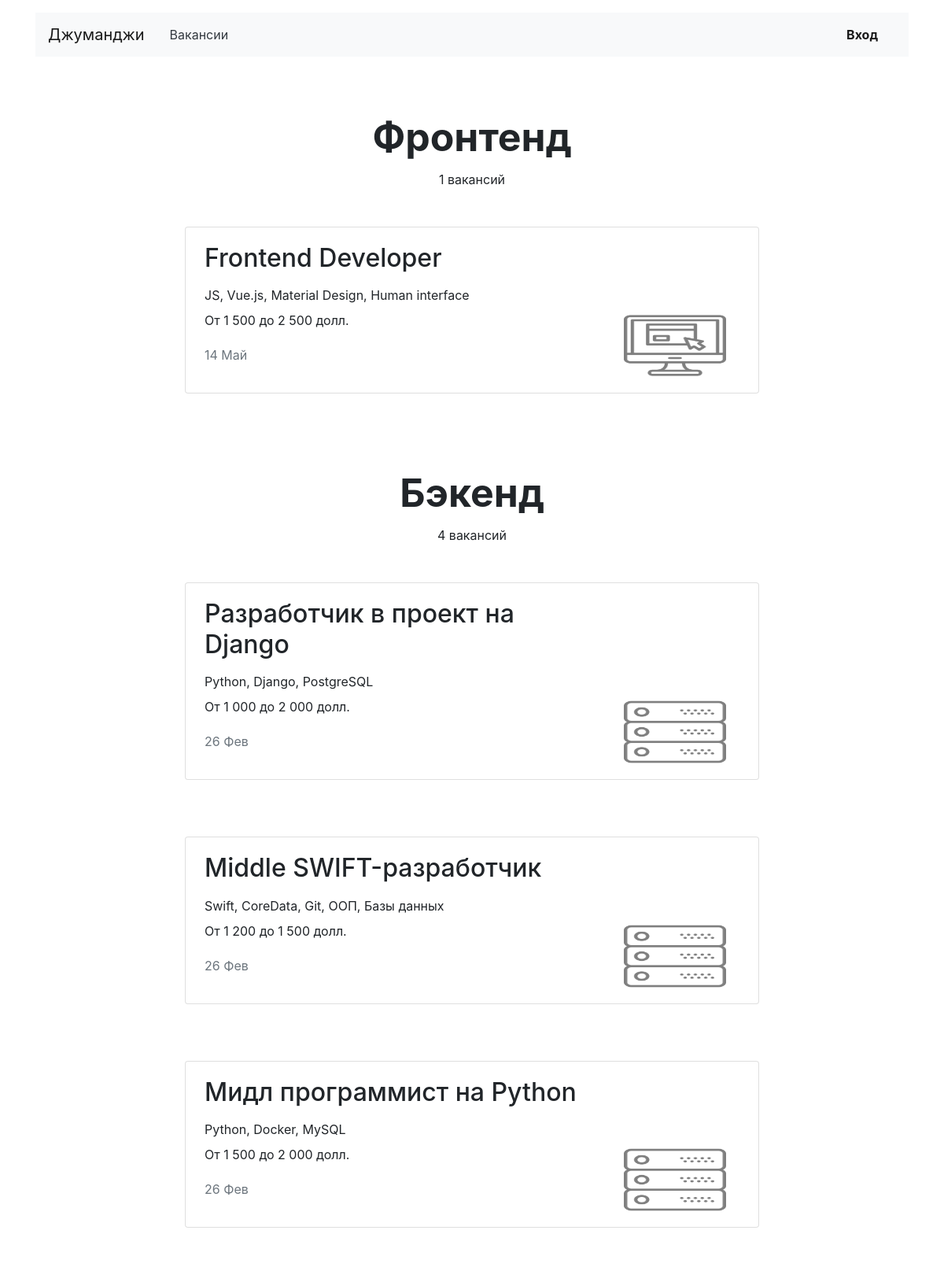
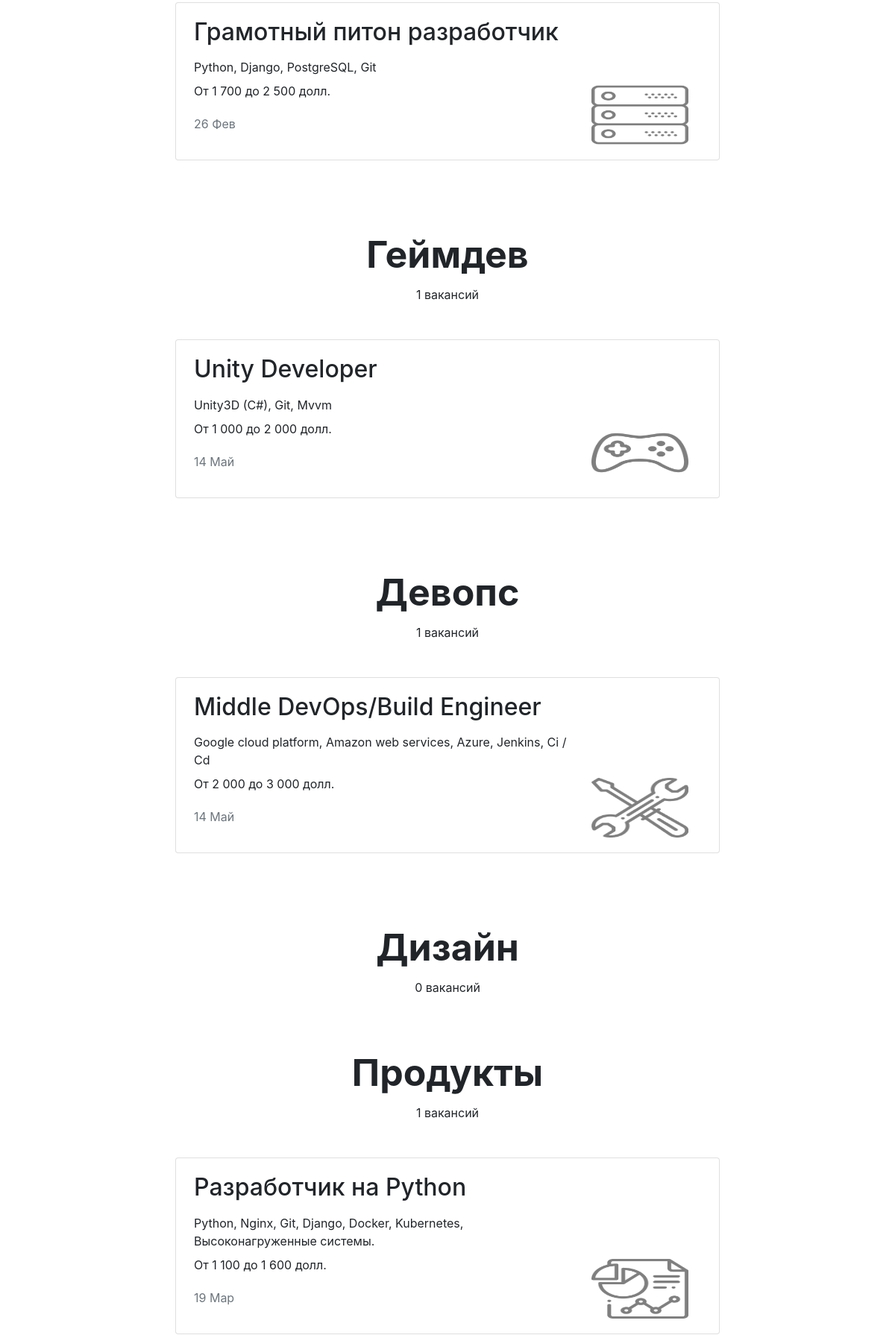
Page /vacancies/ (upper part) on the committed database (2 pictures, top to bottom).
### vacancies/models.py (models this page shows, shortened)
class Specialty(models.Model):
    code = models.CharField(max_length=64)
    title = models.CharField(max_length=64)
    picture = models.ImageField(upload_to='MEDIA_SPECIALITY_IMAGE_DIR')
    class Meta:
        verbose_name = 'Специализация'
        verbose_name_plural = 'Специализации'

class Vacancy(models.Model):
    title = models.CharField(max_length=64, verbose_name='Название вакансии')
    specialty = models.ForeignKey(Specialty, on_delete=models.PROTECT, related_name="vacancies",
                                  verbose_name='Специализация')
    company = models.ForeignKey(Company, on_delete=models.CASCADE, related_name="vacancies")
    skills = models.TextField(blank=True, verbose_name='Требуемые навыки')
    description = models.TextField(blank=True, verbose_name='Описание вакансии')
    salary_min = models.IntegerField(blank=True, verbose_name='Зарплата от')
    salary_max = models.IntegerField(blank=True, verbose_name='Зарплата до')
    published_at = models.DateTimeField(auto_now_add=True)
    class Meta:
        verbose_name = 'Вакансия'
        verbose_name_plural = 'Вакансии'

### vacancies/views.py (the view)
# urls.py: path('vacancies/', VacanciesView.as_view(), name='vacancies'),
class VacanciesView(ListView):
    model = Vacancy
    template_name = 'vacancies/vacancies.html'
    context_object_name = 'vacancies'  # это по сути object_list, то есть все объекты из модели Vacancy
    def get_context_data(self, *, object_list=None, **kwargs):
        context = super().get_context_data()
        context['specialties'] = Specialty.objects.all()
        return context

### vacancies/models.py (called while the page is built)
    def get_absolute_url(self):
        return reverse('company', kwargs={'company_id': self.pk})

### vacancies/templatetags/salary.py (called while the page is built)
@register.filter()
def salary(value):
    return '{:,}'.format(value).replace(',', ' ')

### vacancies/templates/vacancies/vacancies.html
{% extends 'vacancies/base.html' %}
{% load static %}
{% load salary %}
{% block content %}
<section>
    {% for specialty in specialties %}
    <h1 class="h1 text-center mx-auto mt-4 pt-5" style="font-size: 50px;"><strong>{{ specialty.title }}</strong></h1>
    {% if vacancies.all.count > 0 %}
    <p class="text-center pt-1">{{ specialty.vacancies.all.count }} вакансий</p>
    {% else %}
    <p class="text-center pt-1">По специализации не найдено ни одной вакансии</p>
    {% endif %}
    {% for vacancy in vacancies %}
    {% if specialty.code == vacancy.specialty.code %}
    <div class="row mt-5">
        <div class="col-12 col-lg-8 offset-lg-2 m-auto">
            <div class="card mb-4">
                <div class="card-body px-4">
                    <div class="row">
                        <div class="col-12 col-md-8 col-lg-9">
                            <h2 class="h2 pb-2">{{ vacancy.title }}</h2>
                            <p class="mb-2">{{ vacancy.skills }}</p>
                            <p>От {{ vacancy.salary_min|salary }} до {{ vacancy.salary_max|salary }} долл.</p>
                            <p class="text-muted pt-1">{{ vacancy.published_at|date:"d M" }}</p>
                        </div>
                        <div class="col-12 col-md-4 col-lg-3 d-flex align-items-end">
                            {% if vacancy.specialty.picture %}
                            <a href="{{ vacancy.company.get_absolute_url }}"><img
                                    src="{{ vacancy.specialty.picture.url }}" width="130" height="80" alt=""></a>
                            {% endif %}
                        </div>
                    </div>
                </div>
            </div>
        </div>
    </div>
</section>
{% endif %}
{% endfor %}
{% endfor %}
{% endblock %}

### rows in the picture
Specialty: title "Фронтенд", vacancies.all.count "1"
Vacancy: title "Frontend Developer", skills "JS, Vue.js, Material Design, Human interface", salary_min|salary "1 500", salary_max|salary "2 500", published_at "14 Май", specialty.picture (picture)
Specialty: title "Бэкенд", vacancies.all.count "4"
Vacancy: title "Разработчик в проект на Django", skills "Python, Django, PostgreSQL", salary_min|salary "1 000", salary_max|salary "2 000", published_at "26 Фев", specialty.picture (picture)
Vacancy: title "Middle SWIFT-разработчик", skills "Swift, CoreData, Git, ООП, Базы данных", salary_min|salary "1 200", salary_max|salary "1 500", published_at "26 Фев", specialty.picture (picture)
Vacancy: title "Мидл программист на Python", skills "Python, Docker, MySQL", salary_min|salary "1 500", salary_max|salary "2 000", published_at "26 Фев", specialty.picture (picture)
Vacancy: title "Грамотный питон разработчик", skills "Python, Django, PostgreSQL, Git", salary_min|salary "1 700", salary_max|salary "2 500", published_at "26 Фев", specialty.picture (picture)
Specialty: title "Геймдев", vacancies.all.count "1"
Vacancy: title "Unity Developer", skills "Unity3D (C#), Git, Mvvm", salary_min|salary "1 000", salary_max|salary "2 000", published_at "14 Май", specialty.picture (picture)
Specialty: title "Девопс", vacancies.all.count "1"
Vacancy: title "Middle DevOps/Build Engineer", skills "Google cloud platform, Amazon web services, Azure, Jenkins, Ci / Cd", salary_min|salary "2 000", salary_max|salary "3 000", published_at "14 Май", specialty.picture (picture)
Specialty: title "Дизайн", vacancies.all.count "0"
Specialty: title "Продукты", vacancies.all.count "1"
Vacancy: title "Разработчик на Python", skills "Python, Nginx, Git, Django, Docker, Kubernetes, Высоконагруженные системы.", salary_min|salary "1 100", salary_max|salary "1 600", published_at "19 Мар", specialty.picture (picture)
